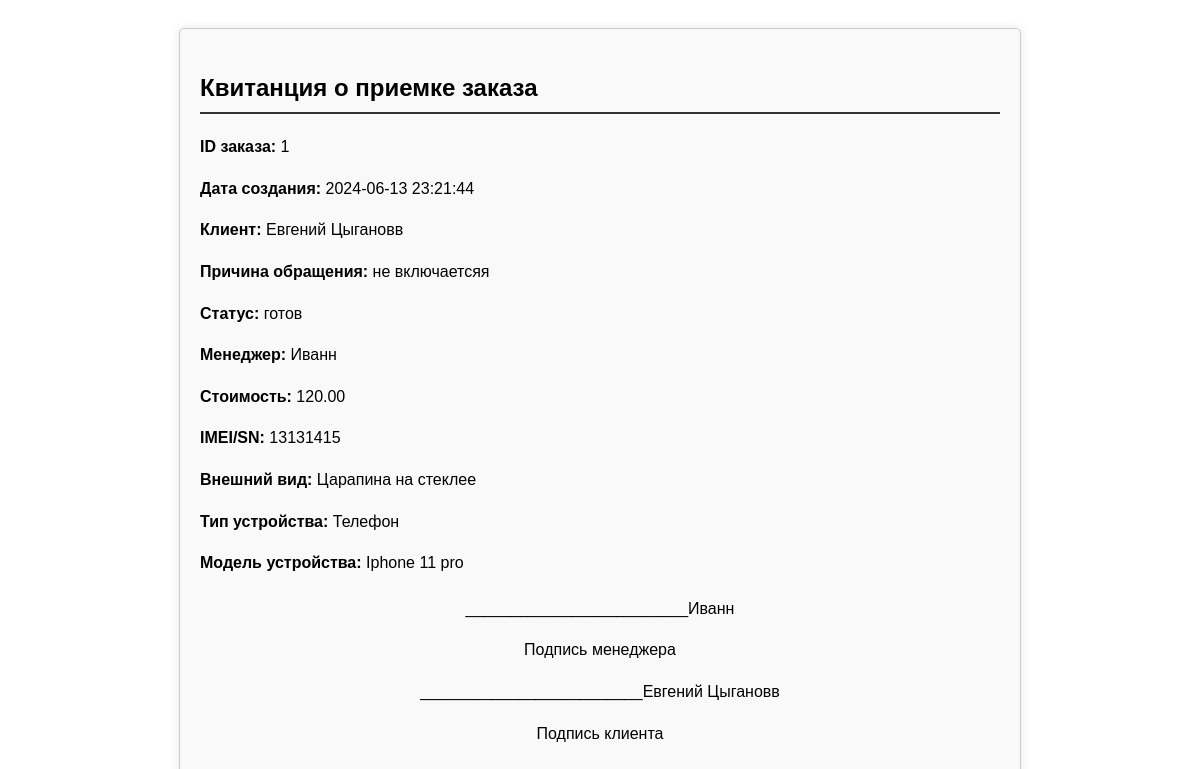
Screenshot of /receipt.php?order_id=1 with the database file from the repository.
### tables this page shows
CREATE TABLE `orders` (
  `id` int(11) NOT NULL,
  `client_first_name` varchar(255) NOT NULL,
  `client_last_name` varchar(255) NOT NULL,
  `client_phone` varchar(20) NOT NULL,
  `manager` varchar(255) NOT NULL,
  `technician` varchar(255) NOT NULL,
  `cost` decimal(10,2) NOT NULL,
  `reason` text NOT NULL,
  `imei_sn` varchar(50) NOT NULL,
  `appearance` text NOT NULL,
  `device_type` int(11) DEFAULT NULL,
  `device_model` int(11) DEFAULT NULL,
  `status` varchar(50) DEFAULT 'новый',
  `creation_date` timestamp NULL DEFAULT CURRENT_TIMESTAMP
);

CREATE TABLE `device_types` (
  `id` int(11) NOT NULL,
  `type_name` varchar(255) NOT NULL
);

CREATE TABLE `device_models` (
  `id` int(11) NOT NULL,
  `device_type_id` int(11) NOT NULL,
  `model_name` varchar(255) NOT NULL
);

### receipt.php (the view, shortened to what this page needs)
<?php
include 'includes/db.php';
if (isset($_GET['order_id'])) {
    $order_id = intval($_GET['order_id']);
    $sqlOrder = "SELECT o.*, dt.type_name AS device_type_name, dm.model_name AS device_model_name
                 FROM orders o
                 LEFT JOIN device_types dt ON o.device_type = dt.id
                 LEFT JOIN device_models dm ON o.device_model = dm.id
                 WHERE o.id = $order_id";
    $resultOrder = $conn->query($sqlOrder);
    if ($resultOrder && $resultOrder->num_rows > 0) {
        $rowOrder = $resultOrder->fetch_assoc();
        echo <<<HTML
<!DOCTYPE html>
<html lang="ru">
<head>
    <meta charset="UTF-8">
    <title>Квитанция о приемке заказа</title>
    <style>
        body {
            font-family: Arial, sans-serif;
            line-height: 1.6;
            padding: 20px;
        }
        .container {
            max-width: 800px;
            margin: 0 auto;
            background: #f9f9f9;
            padding: 20px;
            border: 1px solid #ccc;
            border-radius: 5px;
            box-shadow: 0 0 10px rgba(0,0,0,0.1);
        }
        h2 {
            border-bottom: 2px solid #333;
            padding-bottom: 5px;
        }
        .signature {
            margin-top: 20px;
            text-align: center;
        }
    </style>
</head>
<body>
    <div class="container">
        <h2>Квитанция о приемке заказа</h2>
        <p><strong>ID заказа:</strong> {$rowOrder['id']}</p>
        <p><strong>Дата создания:</strong> {$rowOrder['creation_date']}</p>
        <p><strong>Клиент:</strong> {$rowOrder['client_first_name']} {$rowOrder['client_last_name']}</p>
        <p><strong>Причина обращения:</strong> {$rowOrder['reason']}</p>
        <p><strong>Статус:</strong> {$rowOrder['status']}</p>
        <p><strong>Менеджер:</strong> {$rowOrder['manager']}</p>
        <p><strong>Стоимость:</strong> {$rowOrder['cost']}</p>
        <p><strong>IMEI/SN:</strong> {$rowOrder['imei_sn']}</p>
        <p><strong>Внешний вид:</strong> {$rowOrder['appearance']}</p>
        <p><strong>Тип устройства:</strong> {$rowOrder['device_type_name']}</p>
        <p><strong>Модель устройства:</strong> {$rowOrder['device_model_name']}</p>
        <div class="signature">
            <p>_________________________{$rowOrder['manager']}</p>
            <p>Подпись менеджера</p>
            <p>_________________________{$rowOrder['client_first_name']} {$rowOrder['client_last_name']}</p>
            <p>Подпись клиента</p>
        </div>
    </div>
</body>
</html>
HTML;
    } else {
        echo "<p>Заказ с указанным ID не найден.</p>";
    }
} else {
    echo "<p>Не указан ID заказа для печати информации о приемке.</p>";
}
?>

### receipt.php (style rules this page uses)
body { font-family: Arial, sans-serif; line-height: 1.6; padding: 20px; }
.container { max-width: 800px; margin: 0 auto; background: #f9f9f9; padding: 20px; border: 1px solid #ccc; border-radius: 5px; box-shadow: 0 0 10px rgba(0,0,0,0.1); }
h2 { border-bottom: 2px solid #333; padding-bottom: 5px; }
.signature { margin-top: 20px; text-align: center; }

### rows the page displays
orders: id "1", creation_date "2024-06-13 23:21:44", client_first_name "Евгений", client_last_name "Цыгановв", reason "не включаетсяя", status "готов", manager "Иванн", cost "120.00", imei_sn "13131415", appearance "Царапина на стеклее", device_types.type_name "Телефон", device_models.model_name "Iphone 11 pro"
